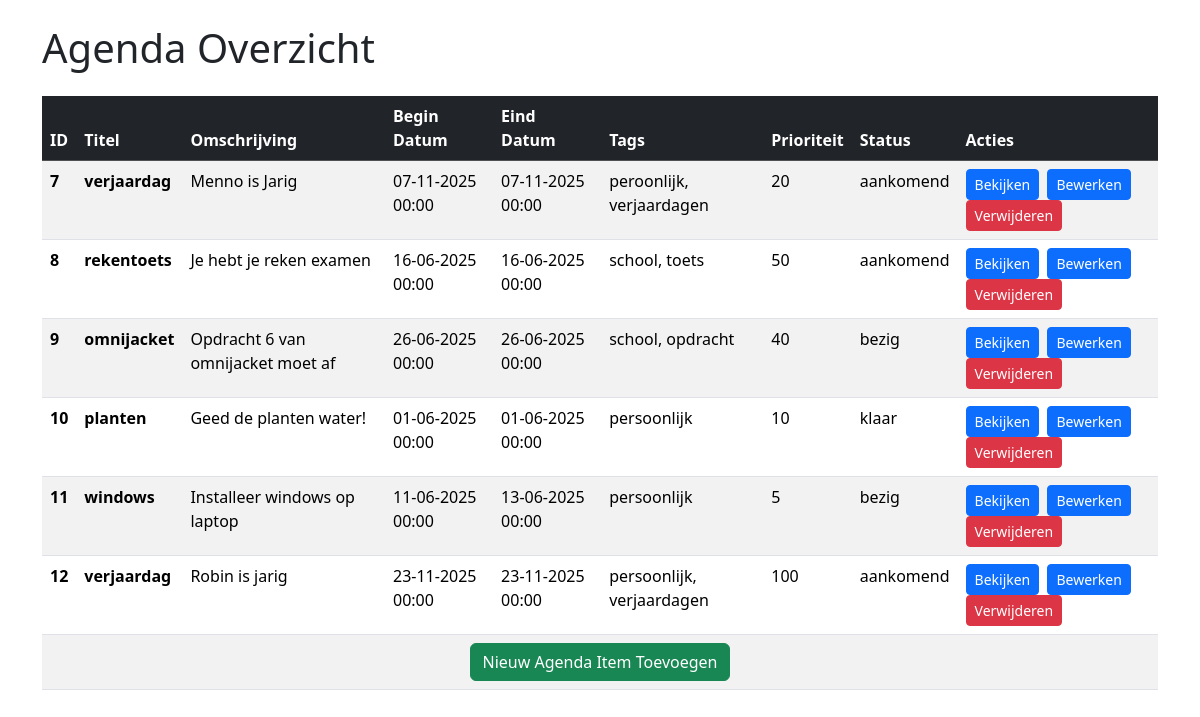
/php2/agenda.php, run on an earlier commit of the app's database.
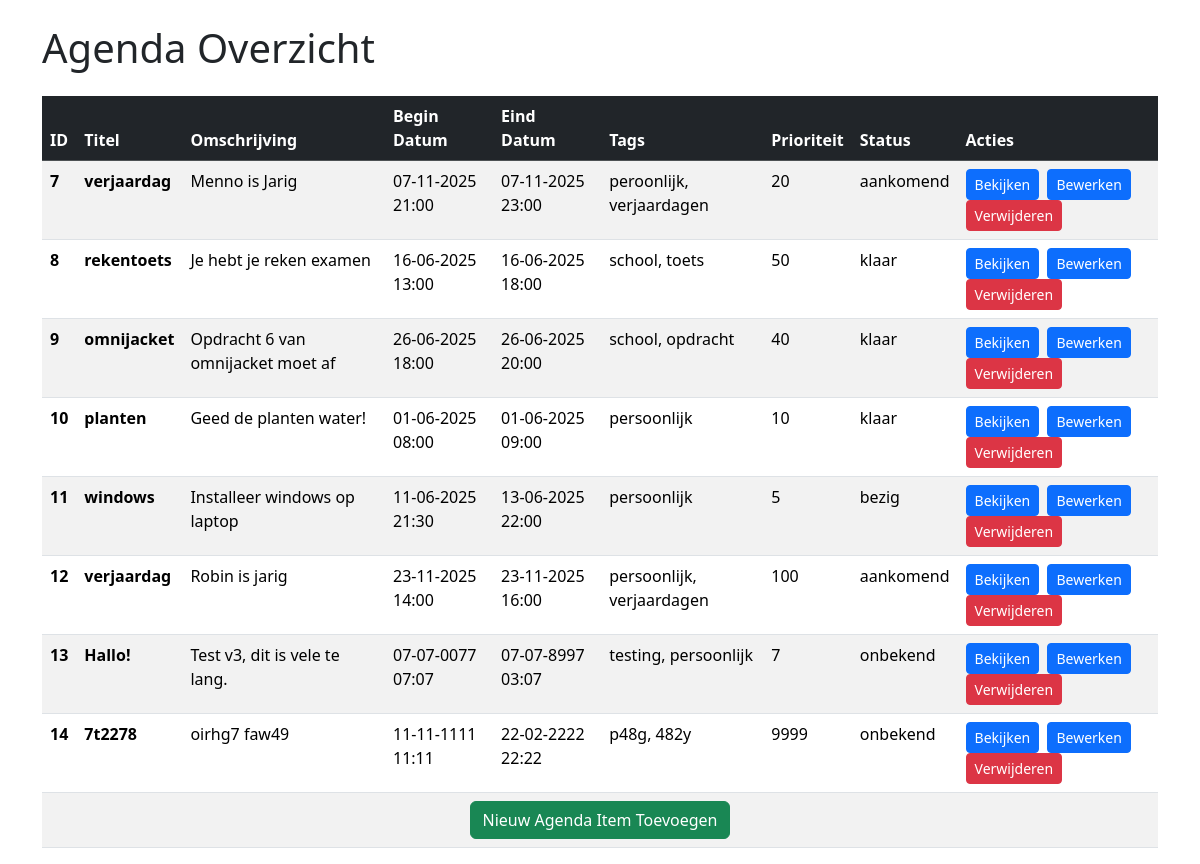
And on a later commit of the database.
### tables this page shows
CREATE TABLE "crud_agenda"
(
    ID           integer not null
        constraint crud_agenda_pk
            primary key autoincrement,
    titel        TEXT    not null,
    omschrijving TEXT    not null,
    begin_datum  DATE    not null,
    eind_datum   DATE    not null,
    prioriteit   integer not null,
    status       TEXT    not null,
    tags         TEXT
);

### php2/agenda.php (called while the page is built, shortened)
<?php
require "config.php";
try {
    $query = "select * from crud_agenda";
    $stmt = $pdo->prepare($query);
    $stmt->execute();
    $resultaat = $stmt->fetchAll();
    $aantal_rijen = count($resultaat);
} catch (PDOException $e) {
    error_log("Database query failed: " . $e->getMessage());
    $fout = "Er is een fout opgetreden bij het ophalen van de agenda items. Probeer het later opnieuw.";
    $resultaat = [];
    $aantal_rijen = 0;
}
include_once "views/agenda_view.php";

### php2/views/agenda_view.php (the view, shortened to what this page needs)
<!DOCTYPE html>
<html lang="en">
<head>
    <link href="https://cdn.jsdelivr.net/npm/bootstrap@5.3.6/dist/css/bootstrap.min.css" rel="stylesheet">
</head>
<body>
    <?php
    function formateerDatum($datum_string) {
        $datum = new DateTime($datum_string);
        return $datum->format("d-m-Y H:i");
    }
    ?>
    <div class="container mt-4">
        <h1 class="mb-4">Agenda Overzicht</h1>
        <?php if ($aantal_rijen > 0) { ?>
            <div class="table-responsive">
                <table class="table table-striped table-hover">
                    <thead class="table-dark">
                        <tr>
                            <th scope="col">ID</th>
                            <th scope="col">Titel</th>
                            <th scope="col">Omschrijving</th>
                            <th scope="col">Begin Datum</th>
                            <th scope="col">Eind Datum</th>
                            <th scope="col">Tags</th>
                            <th scope="col">Prioriteit</th>
                            <th scope="col">Status</th>
                            <th scope="col">Acties</th>
                        </tr>
                    </thead>
                    <tbody>
                        <?php foreach ($resultaat as $rij) { ?>
                            <tr>
                                <td><strong><?= htmlspecialchars($rij["ID"]) ?></strong></td>
                                <td><strong><?= htmlspecialchars($rij["titel"]) ?></strong></td>
                                <td><?= htmlspecialchars($rij["omschrijving"]) ?></td>
                                <td><?= formateerDatum($rij["begin_datum"]) ?></td>
                                <td><?= formateerDatum($rij["eind_datum"]) ?></td>
                                <?php
                                    $tags = !empty($rij["tags"]) ? htmlspecialchars($rij["tags"]) : "Geen tags";
                                    $gescheiden_tags = explode(", ", $tags);
                                    $geformatteerde_tags = array_map("trim", $gescheiden_tags);
                                    $geformatteerde_tags = implode(", ", $geformatteerde_tags);
                                ?>
                                <td><?= $geformatteerde_tags ?></td>
                                <td><?= htmlspecialchars($rij["prioriteit"] ?? "N/A") ?></td>
                                <td><?= htmlspecialchars($rij["status"] ?? "") ?></td>
                                <td>
                                    <a href="./agenda_item.php?ID=<?= $rij["ID"] ?>"
                                        class="btn btn-primary btn-sm me-1">Bekijken</a>
                                    <a href="./agenda_aanpassen.php?ID=<?= $rij["ID"] ?>"
                                        class="btn btn-primary btn-sm me-1">Bewerken</a>
                                    <a href="./agenda_verwijderen.php?ID=<?= $rij["ID"] ?>"
                                        class="btn btn-danger btn-sm">Verwijderen</a>
                                </td>
                            </tr>
                        <?php } ?>
                            <tr>
                                <td colspan="9" class="text-center">
                                    <a href="./agenda_toevoegen.php" class="btn btn-success">Nieuw Agenda Item Toevoegen</a>
                                </td>
                            </tr>
                    </tbody>
                </table>
            </div>
        <?php } ?>
    </div>
</body>
</html>

What changed in the data, as far as the page shows it:
changed crud_agenda "Menno is Jarig": begin_datum "07-11-2025 00:00" → "07-11-2025 21:00"; eind_datum "07-11-2025 00:00" → "07-11-2025 23:00"
changed crud_agenda "rekentoets": begin_datum "16-06-2025 00:00" → "16-06-2025 13:00"; eind_datum "16-06-2025 00:00" → "16-06-2025 18:00"; status "aankomend" → "klaar"
changed crud_agenda "omnijacket": begin_datum "26-06-2025 00:00" → "26-06-2025 18:00"; eind_datum "26-06-2025 00:00" → "26-06-2025 20:00"; status "bezig" → "klaar"
changed crud_agenda "planten": begin_datum "01-06-2025 00:00" → "01-06-2025 08:00"; eind_datum "01-06-2025 00:00" → "01-06-2025 09:00"
changed crud_agenda "windows": begin_datum "11-06-2025 00:00" → "11-06-2025 21:30"; eind_datum "13-06-2025 00:00" → "13-06-2025 22:00"
changed crud_agenda "Robin is jarig": begin_datum "23-11-2025 00:00" → "23-11-2025 14:00"; eind_datum "23-11-2025 00:00" → "23-11-2025 16:00"
added crud_agenda: ID "13", titel "Hallo!", omschrijving "Test v3, dit is vele te lang.", begin_datum "07-07-0077 07:07", eind_datum "07-07-8997 03:07", tags "testing, persoonlijk", prioriteit "7", status "onbekend"
added crud_agenda: ID "14", titel "7t2278", omschrijving "oirhg7 faw49", begin_datum "11-11-1111 11:11", eind_datum "22-02-2222 22:22", tags "p48g, 482y", prioriteit "9999", status "onbekend"
